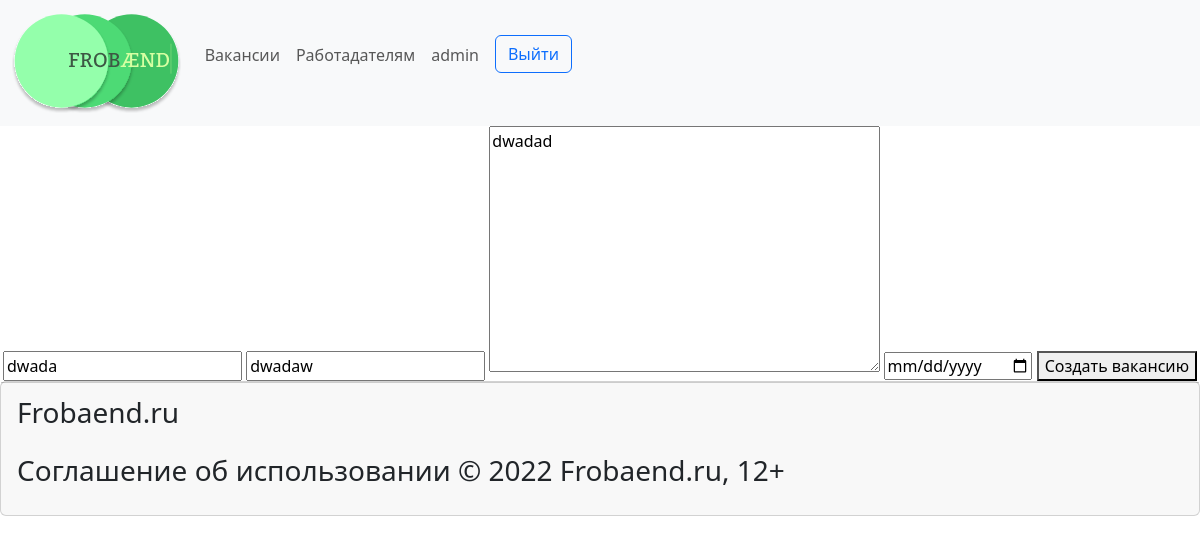
Page /vacanse/21/update (signed in) on the committed database.
### main/models.py (models this page shows, shortened)
class Articl(models.Model):
    title = models.CharField('Название' , max_length=50)
    info = models.CharField('Информация' , max_length=250)
    full_text = models.TextField('Текст')
    is_published = models.BooleanField(default = True , verbose_name = 'Публикация')
    data = models.DateTimeField('Дата публикации')
    cat = models.ForeignKey(Category, on_delete=models.CASCADE, verbose_name="Категория", blank=True, null=True, related_name="cat_Category")
    place_of_job = models.ForeignKey(Place, on_delete=models.CASCADE, verbose_name="Место работы", blank=True, null=True, related_name="place_Job")
    history = HistoricalRecords()
    class Meta:
        verbose_name = 'Вакансия'
        verbose_name_plural = 'Вакансии'
        ordering = ['-data']

### main/views.py (the view)
# urls.py: path('vacanse/<int:pk>/update' , views.VacanseUpdateView.as_view() , name = 'vacanse-update'),
class VacanseUpdateView(UpdateView):
    model = Articl
    template_name = 'main/addform.html'
    form_class = ArticlForm

### main/forms.py
class ArticlForm(ModelForm):
    class Meta:
        model = Articl
        fields = ['title' , 'info' , 'full_text' , 'data']
        widgets = {
            "title" : TextInput(attrs={
                'class': 'text-add' ,
                'placeholder' : 'Название вакансии'
            }),
            "info" : TextInput(attrs={
                'class': 'text-add' ,
                'placeholder' : 'Зарплата'
            }),
            "full_text" : Textarea(attrs={
                'class': 'text-add' ,
                'placeholder' : 'Полная информация по вакансии'
            }),
            "data" : DateTimeInput(attrs={
                'class': 'text-add',
                'placeholder' : 'Дата публикации',
                'type' : 'date'
            })
        }

### main/templates/main/addform.html (shortened to what this page needs)
{% extends 'main/layout.html' %}
{% block content %}
<main class="main">
    <section class="addform">
        <div class="addform__wrapper form__wrapper">
            <form class="addform__form" method="post">
                {{ form.title }}
                {{ form.info }}
                {{ form.full_text }}
                {{ form.data }}
                <button type="submit">Создать вакансию</button>
            </form>
        </div>
    </section>
</main>
{% endblock %}

### main/templates/main/layout.html (shortened to what this page needs)
<!DOCTYPE html>
<html lang="en">
<head>
    {%load static%}
    <link rel="stylesheet" href="{% static 'main/css/bootstrap.min.css' %}">
</head>
<body>
    <div class="d-flex align-content-center flex-column flex-wrap">
        <header style="width: 100%;">
            <nav class="navbar navbar-expand-lg bg-light">
                <div class="container-fluid">
                    <a href="{% url 'home' %}" class="navbar-brand mr-5"><img src="{% static 'main/images/logo.svg' %}" alt="logo" style="height: 100px;"></a>
                    <div class="collapse navbar-collapse" id="navbarTogglerDemo02">
                        <ul class="navbar-nav me-auto mb-2 mb-lg-0">
                            <li class="nav-item">
                                <a href="{% url 'vacanse' %}" class="nav-link">Вакансии</a>
                            </li>
                            <li class="nav-item">
                                <a href="{% url 'rabotadatel' %}" class="nav-link">Работадателям</a>
                            </li>
                            {% if user.is_authenticated %}
                                <div class="nav-item">
                                    <p class="nav-link">{{user}}</p>
                                </div>
                                <div class="nav-item">
                                    <a class="btn btn-outline-primary mx-2" href="{% url 'logout' %}">Выйти</a>
                                </div>
                            {% endif %}
                        </ul>
                    </div>
                </div>
            </nav>
        </header>
        <main class="d-flex align-content-center flex-column flex-wrap">
            {% block content %}
            {% endblock %}
        </main>
        <footer class="card">
            <div class="card-footer">
                <p class="fs-3">
                    Frobaend.ru
                </p>
                <p class="fs-3">
                    Соглашение об использовании
                    © 2022 Frobaend.ru, 12+
                </p>
            </div>
        </footer>
    </div>
    {%load static%}
</body>
</html>

### rows in the picture
Articl: title "dwada", info "dwadaw", full_text "dwadad"

### other values in the picture
{{ user }} "admin"
